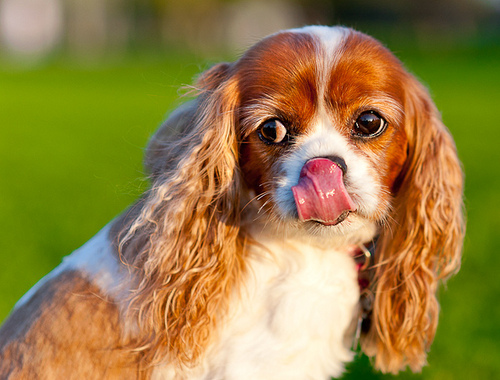
#> input picture assets/samples/ILSVRC2012_val_00041580.JPEG, 500 x 380 px
$ python -i restoration.py   (imports and definitions only)   (older library calls are emulated)
#> lines starting #> are read from the running program, lines starting #| are printed output that depends on the picture; after the words box and inside, x2 and y2 are one past the last pixel; in counts of white or black regions, pixels touching at a corner belong together
"""
core/restoration.py
===================
Ultra-Accurate Archival Image Restoration & Defect Inpainting Engine.
Provides:
1. Multi-scale Laplacian/Hessian ridge + directional morphological crack & tear detection.
2. Fast Marching (Telea) exemplar inpainting with adaptive dilation.
3. Natural facial texture preservation and archival tone balancing.
"""

from __future__ import annotations

import cv2
import numpy as np
from typing import Tuple, Optional


def detect_scratches_and_defects(
    img_bgr_or_gray: np.ndarray,
    strength: float = 65.0,
    min_defect_area: int = 4,
    max_scratch_width: int = 15,
) -> np.ndarray:
    """
    High-precision crack, tear, fold crease, and scratch localization.
    Captures deep paper tears, thin hairline craquelure, and emulsion gouges
    without affecting facial features (eyes, nose, mouth, contours).
    """
    if strength <= 1.0:
        h, w = img_bgr_or_gray.shape[:2]
        return np.zeros((h, w), dtype=np.uint8)

    if img_bgr_or_gray.ndim == 3:
        gray = cv2.cvtColor(img_bgr_or_gray, cv2.COLOR_BGR2GRAY)
    else:
        gray = img_bgr_or_gray.copy()

    h, w = gray.shape[:2]
    scale = max(0.4, min(2.0, min(h, w) / 400.0))

    # Multi-directional linear kernels (horizontal, vertical, diagonal)
    k_len = max(5, int(9 * scale)) | 1
    k_h = cv2.getStructuringElement(cv2.MORPH_RECT, (k_len, 1))
    k_v = cv2.getStructuringElement(cv2.MORPH_RECT, (1, k_len))
    k_d1 = np.eye(k_len, dtype=np.uint8)
    k_d2 = np.fliplr(np.eye(k_len, dtype=np.uint8))

    th = cv2.max(
        cv2.max(cv2.morphologyEx(gray, cv2.MORPH_TOPHAT, k_h), cv2.morphologyEx(gray, cv2.MORPH_TOPHAT, k_v)),
        cv2.max(cv2.morphologyEx(gray, cv2.MORPH_TOPHAT, k_d1), cv2.morphologyEx(gray, cv2.MORPH_TOPHAT, k_d2))
    )
    bh = cv2.max(
        cv2.max(cv2.morphologyEx(gray, cv2.MORPH_BLACKHAT, k_h), cv2.morphologyEx(gray, cv2.MORPH_BLACKHAT, k_v)),
        cv2.max(cv2.morphologyEx(gray, cv2.MORPH_BLACKHAT, k_d1), cv2.morphologyEx(gray, cv2.MORPH_BLACKHAT, k_d2))
    )
    comb = cv2.max(th, bh)

    # Adaptive outlier thresholding (cracks are high-contrast anomalies)
    # Target top 2.5% highest-contrast structures
    p97_5 = float(np.percentile(comb, 97.5))
    base_thresh = max(26.0, 36.0 - (strength / 100.0) * 14.0)
    thresh_val = max(base_thresh, p97_5)

    _, raw_mask = cv2.threshold(comb, int(thresh_val), 255, cv2.THRESH_BINARY)

    # Filter connected components: keep only thin cracks or tiny dust flecks
    num_labels, labels, stats, _ = cv2.connectedComponentsWithStats(raw_mask)
    clean_mask = np.zeros_like(raw_mask)
    for i in range(1, num_labels):
        area = stats[i, cv2.CC_STAT_AREA]
        cw = stats[i, cv2.CC_STAT_WIDTH]
        ch = stats[i, cv2.CC_STAT_HEIGHT]
        aspect = max(cw, ch) / max(1, min(cw, ch))
        # Keep if it is a tiny fleck or an elongated thin defect
        if area < 18 or (aspect > 1.8 and (min(cw, ch) <= 5 or area < 250)):
            clean_mask[labels == i] = 255

    # Slight dilation to cover tear border anti-aliasing
    d_rad = max(2, int(2.5 * scale))
    defect_mask = cv2.dilate(
        clean_mask,
        cv2.getStructuringElement(cv2.MORPH_ELLIPSE, (d_rad, d_rad)),
        iterations=1
    )

    # Safety guard: real defect mask must not exceed 3.5% of image area
    defect_pct = (np.sum(defect_mask > 0) / defect_mask.size) * 100.0
    if defect_pct > 3.5:
        # Increase threshold to preserve only strongest tear lines
        _, high_raw = cv2.threshold(comb, int(thresh_val + 14.0), 255, cv2.THRESH_BINARY)
        defect_mask = cv2.dilate(high_raw, cv2.getStructuringElement(cv2.MORPH_ELLIPSE, (2, 2)))

    return defect_mask


# [159 lines left out: functions inpaint_scratches, restore_high_frequency_details, defade_and_neutralize_sepia, fast_guided_filter, synthesize_4k_octave_details, synthesize_organic_film_grain and 1 more, not called in this run]

>>> import cv2
>>> picture = cv2.imread('../assets/samples/ILSVRC2012_val_00041580.JPEG', cv2.IMREAD_GRAYSCALE)
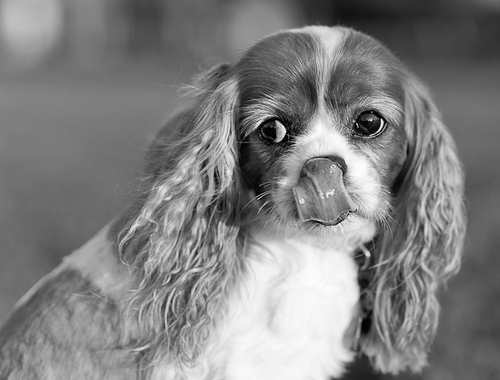
#> picture: shape (380, 500); min 0, max 255, mean 128.5
>>> result = detect_scratches_and_defects(picture)
#> in detect_scratches_and_defects, `th = cv2.max( cv2.max(cv2.morphologyEx(gray, cv2.MORPH_TOPHAT, k_h), c..`:
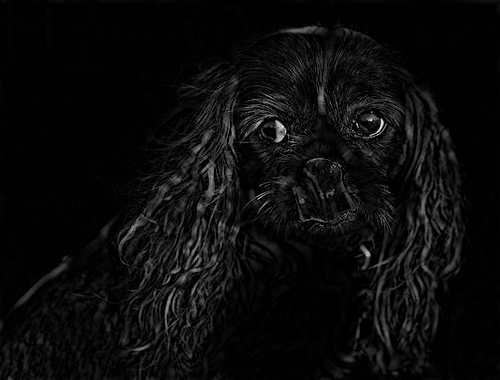
#> th: shape (380, 500); min 0, max 244, mean 11.2
#> in detect_scratches_and_defects, `comb = cv2.max(th, bh)`:
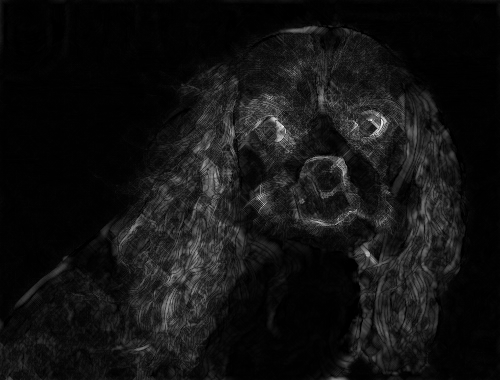
#> comb: shape (380, 500); min 0, max 244, mean 18.6
#> in detect_scratches_and_defects, `p97_5 = float(np.percentile(comb, 97.5))`: p97_5 = 81
#> in detect_scratches_and_defects, `_, raw_mask = cv2.threshold(comb, int(thresh_val), 255, cv2.THRESH_BIN..`:
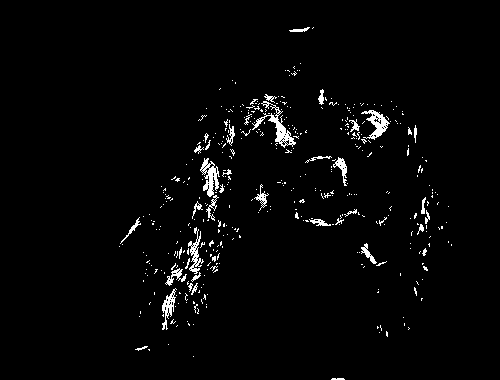
#> raw_mask: shape (380, 500); 2.4% white in thin lines or dots, all inside (x1, y1, x2, y2) = (119, 27, 452, 380)
#> in detect_scratches_and_defects, `num_labels, labels, stats, _ = cv2.connectedComponentsWithStats(raw_ma..`:
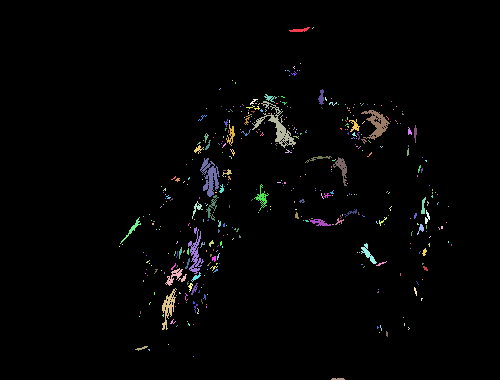
#> labels: shape (380, 500) int32; 416 distinct labels, from 0 to 415; one colour per label, 0 black
#> in detect_scratches_and_defects, `num_labels, labels, stats, _ = cv2.connectedComponentsWithStats(raw_ma..`: num_labels = 416; stats = 416 rows, first 6: [0, 0, 500, 380, 185362], [289, 27, 21, 5, 55], [312, 27, 2, 2, 2], [300, 63, 1, 1, 1], [293, 66, 2, 3, 3], [285, 70, 1, 1, 1]
#> the loop in detect_scratches_and_defects, `for i in range(1, num_labels):` made 415 passes
#> (area, cw, ch, aspect) on passes 1, 14, 15: (55, 21, 5, 4.2), (59, 6, 16, 2.67), (43, 13, 9, 1.44)
#> after the loop in detect_scratches_and_defects, `for i in range(1, num_labels):`:
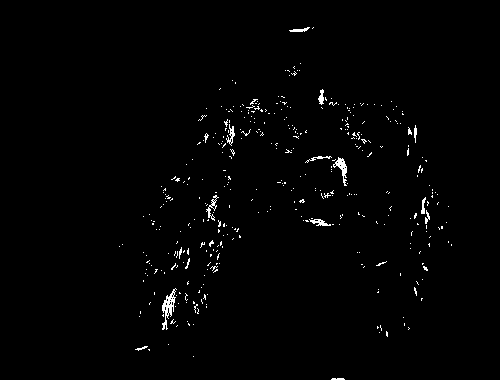
#> clean_mask: shape (380, 500); 1.2% white in thin lines or dots, all inside (x1, y1, x2, y2) = (119, 27, 452, 380)
#> in detect_scratches_and_defects, `defect_mask = cv2.dilate( clean_mask, cv2.getStructuringElement(cv2.MO..`:
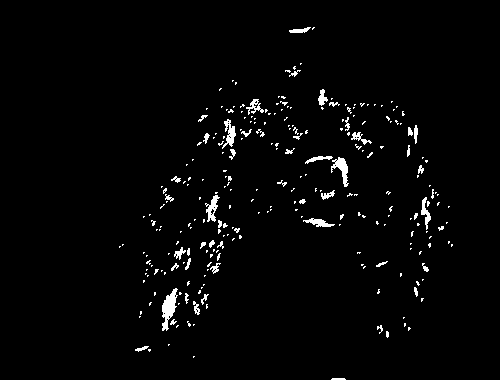
#> defect_mask: shape (380, 500); 2.2% white; 263 white regions (214 under 20 px), largest, box (x1, y1, x2, y2) and area: (162, 288, 178, 331) 352, (331, 157, 349, 187) 228, (222, 119, 236, 149) 188
#> in detect_scratches_and_defects, `defect_pct = (np.sum(defect_mask > 0) / defect_mask.size) * 100.0`: defect_pct = 2.24

$ run again, on assets/samples/ILSVRC2012_val_00046524.JPEG
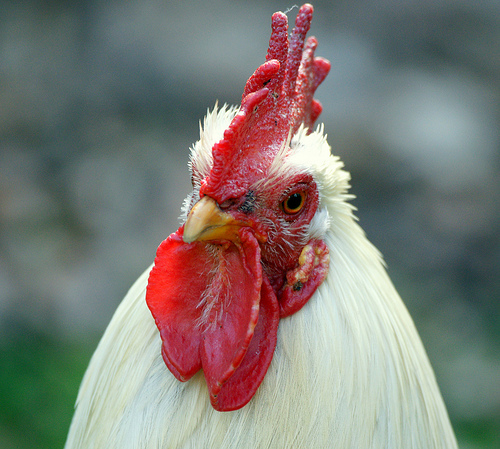
#> input picture assets/samples/ILSVRC2012_val_00046524.JPEG, 500 x 449 px
#> p97_5 = 73
#> raw_mask: shape (449, 500); 2.5% white in thin lines or dots, all inside (x1, y1, x2, y2) = (61, 0, 461, 449)
#> in detect_scratches_and_defects, `num_labels, labels, stats, _ = cv2.connectedComponentsWithStats(raw_ma..`:
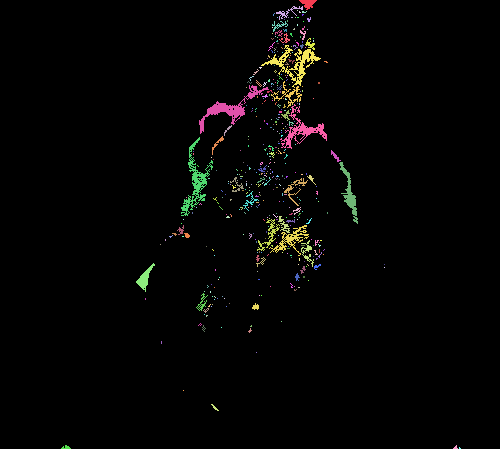
#> labels: shape (449, 500) int32; 431 distinct labels, from 0 to 430; one colour per label, 0 black
#> num_labels = 431; stats = 431 rows, first 6: [0, 0, 500, 449, 218894], [299, 0, 18, 10, 97], [276, 6, 27, 14, 85], [297, 10, 1, 1, 1], [299, 11, 2, 2, 3], [302, 11, 5, 2, 7]
#> the loop in detect_scratches_and_defects, `for i in range(1, num_labels):` made 430 passes
#> (area, cw, ch, aspect) on passes 1, 2, 15: (97, 18, 10, 1.8), (85, 27, 14, 1.93), (52, 16, 11, 1.45)
#> in detect_scratches_and_defects, `defect_mask = cv2.dilate( clean_mask, cv2.getStructuringElement(cv2.MO..`:
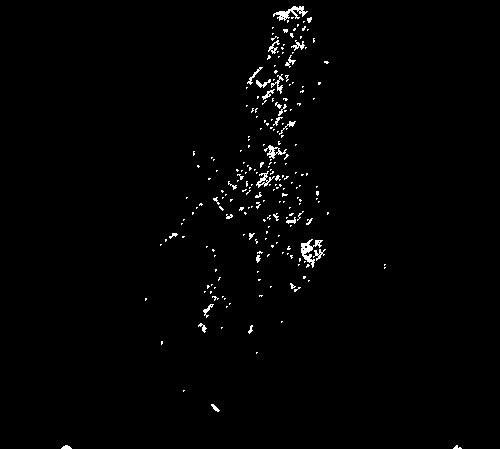
#> defect_mask: shape (449, 500); 1.2% white in thin lines or dots, all inside (x1, y1, x2, y2) = (61, 6, 462, 449)
#> defect_pct = 1.24
